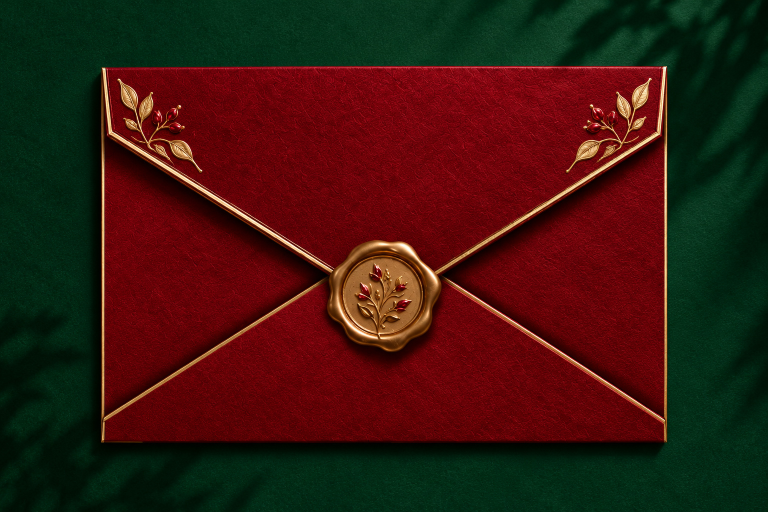
#> input picture assets/images/ruby-envelope-reference.jpg, 1536 x 1024 px, found by its file name (shown at 1/2 size)
$ python cut_jewel_assets.py assets/images/ruby-envelope-reference.jpg
#> lines starting #> are read from the running program, lines starting #| are printed output that depends on the picture; after the words box and inside, x2 and y2 are one past the last pixel; in counts of white or black regions, pixels touching at a corner belong together
"""Cut the corner sprig out of the ruby envelope design image.

    python3 tools/cut_jewel_assets.py assets/images/ruby-envelope-reference.jpg

The design is gold and ruby on crimson paper, so each piece is lifted by colour:
gold is told apart from the paper by how much green it carries (the paper has
almost none), the ruby berries by being much brighter than the paper. Specks
the key finds in the paper's own texture are dropped by size, and the gold edge
lines that run up to the seal are cut away by shape. Pixels on the very edge
keep a trace of the crimson they were photographed on, which is the colour they
sit on again. Writes assets/images/sprig.webp. (The wax seal is the separately supplied
assets/images/wax-seal-monogram.webp; it is not cut from this image.)
"""
import sys, os
from collections import deque
import numpy as np
from PIL import Image, ImageFilter, ImageDraw

SRC = sys.argv[1] if len(sys.argv) > 1 else "assets/images/ruby-envelope-reference.jpg"
OUT = os.path.join(os.path.dirname(os.path.abspath(__file__)), "..", "assets", "images")
A = np.asarray(Image.open(SRC).convert("RGB")).astype(np.float32)

def smooth(x, lo, hi):
    t = np.clip((x - lo) / (hi - lo), 0, 1)
    return t * t * (3 - 2 * t)

def gold(a, lo=0.30, hi=0.44):
    r, g = a[..., 0], a[..., 1]
    return smooth(g / np.maximum(r, 1), lo, hi) * smooth(r, 70, 110)

def berry(a):
    """Berries are smooth, glossy and brighter than the paper; the paper's own texture
    is fine-grained, so compare a softened brightness, not single pixels."""
    r, g = a[..., 0], a[..., 1]
    soft = np.asarray(Image.fromarray(r.clip(0, 255).astype(np.uint8)).filter(ImageFilter.GaussianBlur(2.2))).astype(np.float32)
    return smooth(soft, 121, 138) * (1 - smooth(g / np.maximum(r, 1), 0.22, 0.32))

def components(mask):
    """Label 8-connected components; returns (labels, sizes)."""
    h, w = mask.shape
    lab = np.zeros((h, w), np.int32); sizes = [0]
    for y0 in range(h):
        for x0 in range(w):
            if mask[y0, x0] and not lab[y0, x0]:
                n = len(sizes); sizes.append(0)
                q = deque([(y0, x0)]); lab[y0, x0] = n
                while q:
                    y, x = q.popleft(); sizes[n] += 1
                    for dy in (-1, 0, 1):
                        for dx in (-1, 0, 1):
                            yy, xx = y + dy, x + dx
                            if 0 <= yy < h and 0 <= xx < w and mask[yy, xx] and not lab[yy, xx]:
                                lab[yy, xx] = n; q.append((yy, xx))
    return lab, np.array(sizes)

def fill_holes(mask):
    inner = Image.fromarray(np.where(mask, 0, 255).astype(np.uint8))
    img = Image.new("L", (inner.width + 2, inner.height + 2), 255)   # a 1px "outside" border all round
    img.paste(inner, (1, 1))
    ImageDraw.floodfill(img, (0, 0), 128)
    return (np.asarray(img) != 128)[1:-1, 1:-1]

def morph(mask, size, op):
    f = ImageFilter.MinFilter(size) if op == "erode" else ImageFilter.MaxFilter(size)
    return np.asarray(Image.fromarray((mask * 255).astype(np.uint8)).filter(f)) > 127

def blur(alpha, r):
    return np.asarray(Image.fromarray((alpha * 255).astype(np.uint8)).filter(ImageFilter.GaussianBlur(r))) / 255.0

def trim_save(crop, alpha, name, pad=3):
    ys, xs = np.nonzero(alpha > 0.03)
    by0, bx0 = max(0, ys.min() - pad), max(0, xs.min() - pad)
    by1, bx1 = min(alpha.shape[0], ys.max() + pad + 1), min(alpha.shape[1], xs.max() + pad + 1)
    rgba = np.dstack([crop[by0:by1, bx0:bx1], alpha[by0:by1, bx0:bx1] * 255]).clip(0, 255).astype(np.uint8)
    path = os.path.join(OUT, name)
    Image.fromarray(rgba, "RGBA").save(path, "WEBP", quality=90, method=6)
    print(name, rgba.shape[1], "x", rgba.shape[0], os.path.getsize(path), "bytes")
    if os.environ.get("DEBUG"):
        Image.fromarray((alpha * 255).astype(np.uint8)).save(os.path.join(os.environ["DEBUG"], name + ".alpha.png"))

# ---- the top-left corner sprig -------------------------------------------------------
x0, y0, x1, y1 = 226, 150, 416, 356
crop = A[y0:y1, x0:x1]
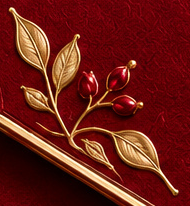
#> crop: shape (206, 190, 3) float32; mean R, G, B 108.8, 29.7, 21.6
Y, X = np.mgrid[y0:y1, x0:x1]
keep = (Y < 265 + (X - 212) * 0.545 - 9)                      # stay clear of the diagonal gold rule below
a = np.maximum(gold(crop), berry(crop)) * keep
#> in berry, `soft = np.asarray(Image.fromarray(r.clip(0, 255).astype(np.uint8)).fil..`:
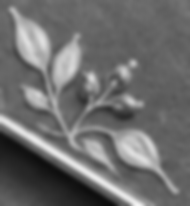
#> soft: shape (206, 190) float32; min 12, max 245, mean 108.8
lab, sizes = components(a > 0.45)
#> after the loop in components, `for y0 in range(h):`:
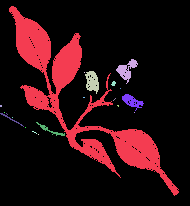
#> lab: shape (206, 190) int32; 20 distinct labels, from 0 to 19; one colour per label, 0 black
#> sizes = 20 values, max 6063 at index 1, min 0 at index 0, mean 341.1
big = np.isin(lab, np.nonzero(sizes >= 60)[0]) & (lab > 0)    # leaves, stems, berries; not paper specks
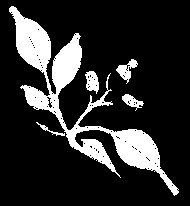
#> big: shape (206, 190) bool; 17.2% white; 5 white regions, box (x1, y1, x2, y2) and area: (9, 6, 179, 196) 6063, (116, 59, 138, 84) 221, (85, 71, 99, 94) 214, (122, 94, 144, 111) 166, (36, 122, 65, 136) 76
solid = fill_holes(morph(morph(big, 3, "dilate"), 3, "erode")) & keep
#> in morph, `return np.asarray(Image.fromarray((mask * 255).astype(np.uint8)).filte..`: returned value: shape (206, 190) bool; 22.3% white; 4 white regions, box (x1, y1, x2, y2) and area: (8, 5, 180, 197) 7816, (115, 58, 139, 85) 341, (84, 70, 100, 95) 308, (121, 93, 145, 112) 265
#> in morph (call 2), `return np.asarray(Image.fromarray((mask * 255).astype(np.uint8)).filte..`: returned value: shape (206, 190) bool; 17.8% white; 4 white regions, box (x1, y1, x2, y2) and area: (9, 6, 179, 196) 6306, (116, 59, 138, 84) 241, (85, 71, 99, 94) 228, (122, 94, 144, 111) 181
#> in fill_holes, `img = Image.new("L", (inner.width + 2, inner.height + 2), 255)   # a 1..`: img: PIL image 192x208 L; every value is 255
#> in fill_holes, `img.paste(inner, (1, 1))`: img: PIL image 192x208 L; 82.6% white; 4 black regions, box (x1, y1, x2, y2) and area: (10, 7, 180, 197) 6306, (117, 60, 139, 85) 241, (86, 72, 100, 95) 228, (123, 95, 145, 112) 181
near = morph(solid, 3, "dilate")
alpha = np.where(solid, np.maximum(a, smooth(crop[..., 0], 92, 128)), np.where(near, a * 0.9, 0.0))
#> in smooth (call 5), `t = np.clip((x - lo) / (hi - lo), 0, 1)`:
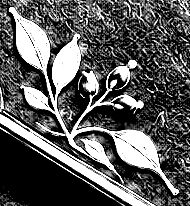
#> t: shape (206, 190) float32; min 0, max 1, mean 0.357
alpha = blur(alpha, 0.45)
#> in blur, `return np.asarray(Image.fromarray((alpha * 255).astype(np.uint8)).filt..`:
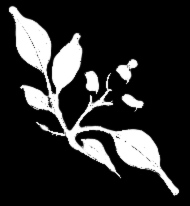
#> returned value: shape (206, 190) float64; min 0, max 1, mean 0.174
trim_save(crop, alpha, "sprig.webp")
#> in trim_save, `ys, xs = np.nonzero(alpha > 0.03)`: ys = 8336 values from 5 to 196; xs = 8336 values, max 179 at index 8287, min 8 at index 10, mean 82.88
#> in trim_save, `by0, bx0 = max(0, ys.min() - pad), max(0, xs.min() - pad)`: by0 = 2; bx0 = 5
#> in trim_save, `by1, bx1 = min(alpha.shape[0], ys.max() + pad + 1), min(alpha.shape[1]..`: by1 = 200; bx1 = 183
#> in trim_save, `rgba = np.dstack([crop[by0:by1, bx0:bx1], alpha[by0:by1, bx0:bx1] * 25..`:
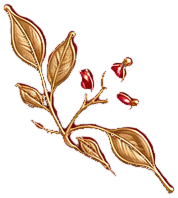
#> rgba: shape (198, 178, 4); mean R, G, B, A 110.5, 32, 22.8, 49.3; transparent parts drawn white
#| sprig.webp 178 x 198 14268 bytes
